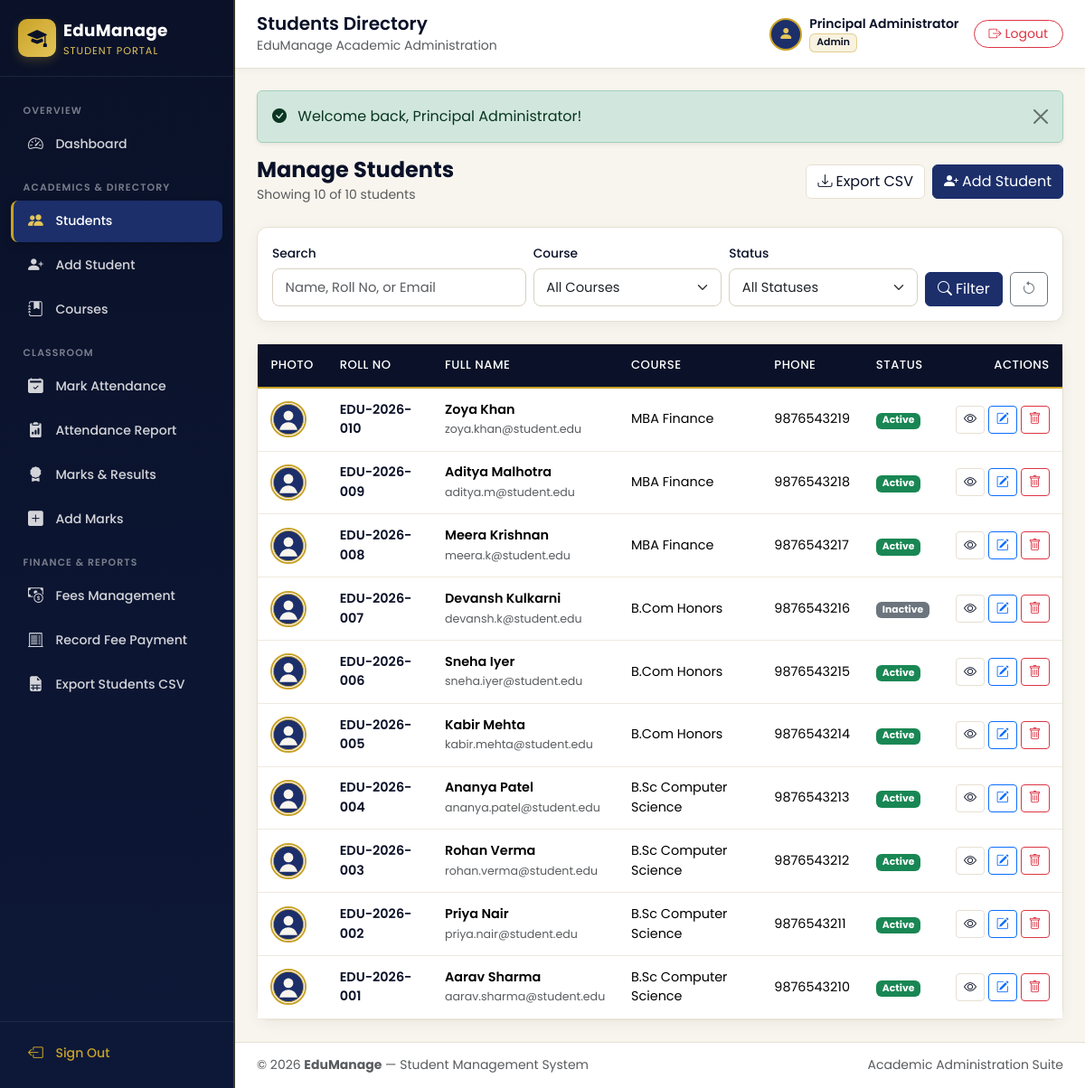
The app's page /students/list.php (signed in) with its own data.
### tables this page shows
CREATE TABLE `students` (
  `id` INT UNSIGNED NOT NULL AUTO_INCREMENT,
  `roll_no` VARCHAR(30) NOT NULL,
  `full_name` VARCHAR(120) NOT NULL,
  `father_name` VARCHAR(120) NOT NULL,
  `email` VARCHAR(120) NOT NULL,
  `phone` VARCHAR(20) NOT NULL,
  `gender` ENUM('Male', 'Female', 'Other') NOT NULL,
  `dob` DATE NOT NULL,
  `address` TEXT NOT NULL,
  `course_id` INT UNSIGNED NOT NULL,
  `admission_date` DATE NOT NULL,
  `photo` VARCHAR(255) DEFAULT NULL,
  `status` ENUM('Active', 'Inactive') NOT NULL DEFAULT 'Active',
  `created_at` TIMESTAMP NOT NULL DEFAULT CURRENT_TIMESTAMP,
  PRIMARY KEY (`id`),
  UNIQUE KEY `uq_students_roll_no` (`roll_no`),
  UNIQUE KEY `uq_students_email` (`email`),
  KEY `idx_students_course` (`course_id`),
  CONSTRAINT `fk_students_course`
    FOREIGN KEY (`course_id`) REFERENCES `courses` (`id`)
    ON DELETE RESTRICT ON UPDATE CASCADE
);

CREATE TABLE `courses` (
  `id` INT UNSIGNED NOT NULL AUTO_INCREMENT,
  `course_name` VARCHAR(120) NOT NULL,
  `course_code` VARCHAR(30) NOT NULL,
  `duration` VARCHAR(50) NOT NULL,
  `fees` DECIMAL(10, 2) NOT NULL DEFAULT 0.00,
  `created_at` TIMESTAMP NOT NULL DEFAULT CURRENT_TIMESTAMP,
  PRIMARY KEY (`id`),
  UNIQUE KEY `uq_courses_code` (`course_code`)
);

### config/db.php (called while the page is built, shortened)
<?php
function e(?string $value): string
{
    return htmlspecialchars((string) $value, ENT_QUOTES | ENT_SUBSTITUTE, 'UTF-8');
}
function url(string $path = ''): string
{
    $cleanPath = ltrim($path, '/');
    return ($cleanPath === '') ? (BASE_URL === '' ? '/' : BASE_URL . '/') : BASE_URL . '/' . $cleanPath;
}

### students/list.php (the view, shortened to what this page needs)
<?php
require_once dirname(__DIR__) . '/includes/auth_check.php';
$search    = trim($_GET['search'] ?? '');
$course_id = (int) ($_GET['course_id'] ?? 0);
$status    = trim($_GET['status'] ?? '');
$page      = max(1, (int) ($_GET['page'] ?? 1));
$per_page  = 10;
$where  = [];
$params = [];
$where_sql = $where ? ('WHERE ' . implode(' AND ', $where)) : '';
$count_sql  = "SELECT COUNT(*) FROM students s {$where_sql}";
$count_stmt = $pdo->prepare($count_sql);
$count_stmt->execute($params);
$total_rows  = (int) $count_stmt->fetchColumn();
$total_pages = max(1, (int) ceil($total_rows / $per_page));
$page        = min($page, $total_pages);
$offset      = ($page - 1) * $per_page;
$list_sql = "
    SELECT s.*, c.course_name, c.course_code
    FROM students s
    INNER JOIN courses c ON s.course_id = c.id
    {$where_sql}
    ORDER BY s.id DESC
    LIMIT {$per_page} OFFSET {$offset}
";
$list_stmt = $pdo->prepare($list_sql);
$list_stmt->execute($params);
$students = $list_stmt->fetchAll();
$filter_query = http_build_query([
    'search'    => $search,
    'course_id' => $course_id ?: '',
    'status'    => $status,
]);
include dirname(__DIR__) . '/includes/header.php';
?>
<div class="d-flex flex-wrap justify-content-between align-items-center gap-2 mb-4">
    <div>
        <h4 class="fw-bold text-navy mb-0">Manage Students</h4>
        <small class="text-muted">Showing <?= count($students) ?> of <?= $total_rows ?> students</small>
    </div>
    <div class="d-flex gap-2">
        <a href="<?= e(url('students/export_csv.php?' . $filter_query)) ?>" class="btn btn-outline-navy">
            <i class="bi bi-download me-1"></i>Export CSV
        </a>
        <a href="<?= e(url('students/add.php')) ?>" class="btn btn-royal">
            <i class="bi bi-person-plus-fill me-1"></i>Add Student
        </a>
    </div>
</div>
<div class="royal-card p-3 mb-4">
    <form method="GET" action="<?= e(url('students/list.php')) ?>" class="row g-2 align-items-end">
        <div class="col-md-4">
            <label class="form-label">Search</label>
            <input type="text" name="search" class="form-control" value="<?= e($search) ?>" placeholder="Name, Roll No, or Email">
        </div>
        <div class="col-md-3">
            <label class="form-label">Course</label>
            <select name="course_id" class="form-select">
                <option value="">All Courses</option>
            </select>
        </div>
        <div class="col-md-3">
            <label class="form-label">Status</label>
            <select name="status" class="form-select">
                <option value="">All Statuses</option>
            </select>
        </div>
        <div class="col-md-2 d-flex gap-2">
            <button type="submit" class="btn btn-royal flex-fill"><i class="bi bi-search me-1"></i>Filter</button>
            <a href="<?= e(url('students/list.php')) ?>" class="btn btn-outline-secondary" title="Reset"><i class="bi bi-arrow-counterclockwise"></i></a>
        </div>
    </form>
</div>
<div class="royal-card">
    <div class="card-body p-0">
        <div class="table-responsive">
            <table class="table table-royal table-hover mb-0">
                <thead>
                    <tr>
                        <th>Photo</th>
                        <th>Roll No</th>
                        <th>Full Name</th>
                        <th>Course</th>
                        <th>Phone</th>
                        <th>Status</th>
                        <th class="text-end">Actions</th>
                    </tr>
                </thead>
                <tbody>
                    <?php if (empty($students)): ?>
                        <tr>
                            <td colspan="7" class="text-center text-muted py-5">No students match the selected filters.</td>
                        </tr>
                    <?php else: ?>
                        <?php foreach ($students as $st): ?>
                            <?php
                            $avatar = !empty($st['photo'])
                                ? url('uploads/students/' . $st['photo'])
                                : url('assets/images/default-avatar.svg');
                            ?>
                            <tr>
                                <td><img src="<?= e($avatar) ?>" alt="Photo" class="avatar-thumb"></td>
                                <td class="fw-semibold text-navy"><?= e($st['roll_no']) ?></td>
                                <td>
                                    <div class="fw-semibold"><?= e($st['full_name']) ?></div>
                                    <small class="text-muted"><?= e($st['email']) ?></small>
                                </td>
                                <td><?= e($st['course_name']) ?></td>
                                <td><?= e($st['phone']) ?></td>
                                <td>
                                    <span class="badge <?= $st['status'] === 'Active' ? 'bg-success' : 'bg-secondary' ?>">
                                        <?= e($st['status']) ?>
                                    </span>
                                </td>
                                <td class="text-end text-nowrap">
                                    <a href="<?= e(url('students/view.php?id=' . (int) $st['id'])) ?>" class="btn btn-sm btn-outline-navy" title="View">
                                        <i class="bi bi-eye"></i>
                                    </a>
                                    <a href="<?= e(url('students/edit.php?id=' . (int) $st['id'])) ?>" class="btn btn-sm btn-outline-primary" title="Edit">
                                        <i class="bi bi-pencil-square"></i>
                                    </a>
                                    <button type="button"
                                            class="btn btn-sm btn-outline-danger"
                                            title="Delete"
                                            data-bs-toggle="modal"
                                            data-bs-target="#deleteConfirmModal"
                                            data-id="<?= (int) $st['id'] ?>"
                                            data-name="<?= e($st['full_name'] . ' (' . $st['roll_no'] . ')') ?>"
                                            data-action="<?= e(url('students/delete.php')) ?>">
                                        <i class="bi bi-trash"></i>
                                    </button>
                                </td>
                            </tr>
                        <?php endforeach; ?>
                    <?php endif; ?>
                </tbody>
            </table>
        </div>
    </div>
</div>
<?php include dirname(__DIR__) . '/includes/footer.php'; ?>

### assets/css/style.css (style rules this page uses)
:root { --navy: #0a1128; --navy-light: #131f44; --royal: #1c2f6b; --royal-hover: #253d88; --gold: #c9a227; --gold-light: #e4c55a; --gold-soft: rgba(201, 162, 39, 0.14); --offwhite: #f8f5ee; --surface: #ffffff; --text-main: #1b2238; --text-muted: #647087; --border-color: #e6e0d2; --sidebar-width: 260px; --transition-speed: 0.25s; }
body { font-family: 'Poppins', sans-serif; background-color: var(--offwhite); color: var(--text-main); margin: 0; overflow-x: hidden; }
.text-navy { color: var(--navy) !important; }
.btn-royal { background-color: var(--royal); border-color: var(--royal); color: #fff; transition: all var(--transition-speed) ease; }
.btn-outline-navy { border-color: var(--border-color); color: var(--navy); background: #fff; }
.royal-card { background-color: var(--surface); border: 1px solid var(--border-color); border-radius: 12px; box-shadow: 0 4px 16px rgba(10, 17, 40, 0.05); }
.form-control, .form-select { border-color: #d8d1c2; border-radius: 8px; padding: 0.55rem 0.85rem; font-size: 0.92rem; transition: border-color 0.2s ease, box-shadow 0.2s ease; }
.form-label { font-weight: 500; font-size: 0.86rem; color: var(--navy); margin-bottom: 0.35rem; }
.table-royal thead th { background-color: var(--navy); color: #ffffff; font-weight: 500; font-size: 0.82rem; text-transform: uppercase; letter-spacing: 0.5px; border-bottom: 2px solid var(--gold); padding: 0.85rem 0.9rem; white-space: nowrap; }
.table-royal tbody td { vertical-align: middle; padding: 0.8rem 0.9rem; font-size: 0.9rem; border-color: #efeae0; }
.avatar-thumb { width: 40px; height: 40px; border-radius: 50%; object-fit: cover; border: 2px solid var(--gold); background-color: var(--offwhite); }

### records on screen
students: roll_no "EDU-2026-010", full_name "Zoya Khan", email "zoya.khan@student.edu", course.course_name "MBA Finance", phone "9876543219", status "Active"
students: roll_no "EDU-2026-009", full_name "Aditya Malhotra", email "aditya.m@student.edu", course.course_name "MBA Finance", phone "9876543218", status "Active"
students: roll_no "EDU-2026-008", full_name "Meera Krishnan", email "meera.k@student.edu", course.course_name "MBA Finance", phone "9876543217", status "Active"
students: roll_no "EDU-2026-007", full_name "Devansh Kulkarni", email "devansh.k@student.edu", course.course_name "B.Com Honors", phone "9876543216", status "Inactive"
students: roll_no "EDU-2026-006", full_name "Sneha Iyer", email "sneha.iyer@student.edu", course.course_name "B.Com Honors", phone "9876543215", status "Active"
students: roll_no "EDU-2026-005", full_name "Kabir Mehta", email "kabir.mehta@student.edu", course.course_name "B.Com Honors", phone "9876543214", status "Active"
students: roll_no "EDU-2026-004", full_name "Ananya Patel", email "ananya.patel@student.edu", course.course_name "B.Sc Computer Science", phone "9876543213", status "Active"
students: roll_no "EDU-2026-003", full_name "Rohan Verma", email "rohan.verma@student.edu", course.course_name "B.Sc Computer Science", phone "9876543212", status "Active"
students: roll_no "EDU-2026-002", full_name "Priya Nair", email "priya.nair@student.edu", course.course_name "B.Sc Computer Science", phone "9876543211", status "Active"
students: roll_no "EDU-2026-001", full_name "Aarav Sharma", email "aarav.sharma@student.edu", course.course_name "B.Sc Computer Science", phone "9876543210", status "Active"

### other values on screen
APP_NAME "EduManage"
$page_title "Students Directory"
$current_user "Principal Administrator"
$current_role "Admin"
$flash['message'] "Welcome back, Principal Administrator!"
count($students) "10"
$total_rows "10"
